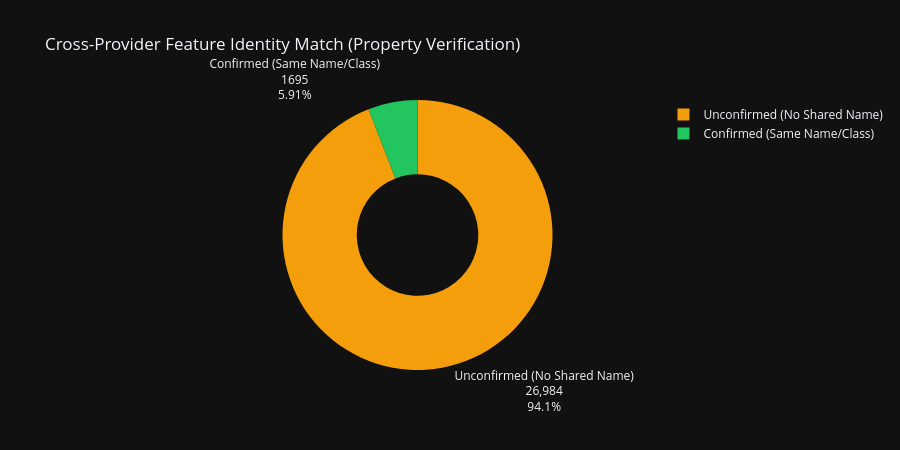

The cell this chart's notebook holds for it:
### Markdown cell above
## 4. Cross-Provider Identity Verification

Verifying that coordinates are not coincidences by looking at features that match exactly by name and layer across providers.

### Code cell
cp = data['crossProviderIdentity']
labels = ['Confirmed (Same Name/Class)', 'Unconfirmed (No Shared Name)']
values = [cp['confirmedSameFeature'], cp['unconfirmedSameFeature']]

fig_cp = go.Figure(data=[go.Pie(
    labels=labels,
    values=values,
    hole=0.45,
    marker=dict(colors=['#22c55e', '#f59e0b']),
    textinfo='label+value+percent',
    hovertemplate='<b>%{label}</b><br>%{value:,} (%{percent})<extra></extra>'
)])

fig_cp.update_layout(
    title="Cross-Provider Feature Identity Match (Property Verification)",
    template=plotly_template,
    height=450,
    showlegend=True
)
fig_cp.show()

### Figure 1 — Plotly figure (JSON) as saved in the notebook; plotly's stock layout.template omitted (floating-point values rounded to 4 significant figures)
{"data": [{"hole": 0.45, "hovertemplate": "<b>%{label}</b><br>%{value:,} (%{percent})<extra></extra>", "labels": ["Confirmed (Same Name/Class)", "Unconfirmed (No Shared Name)"], "marker": {"colors": ["#22c55e", "#f59e0b"]}, "textinfo": "label+value+percent", "type": "pie", "values": [1695, 26984]}], "layout": {"height": 450, "showlegend": true, "title": {"text": "Cross-Provider Feature Identity Match (Property Verification)"}}}
